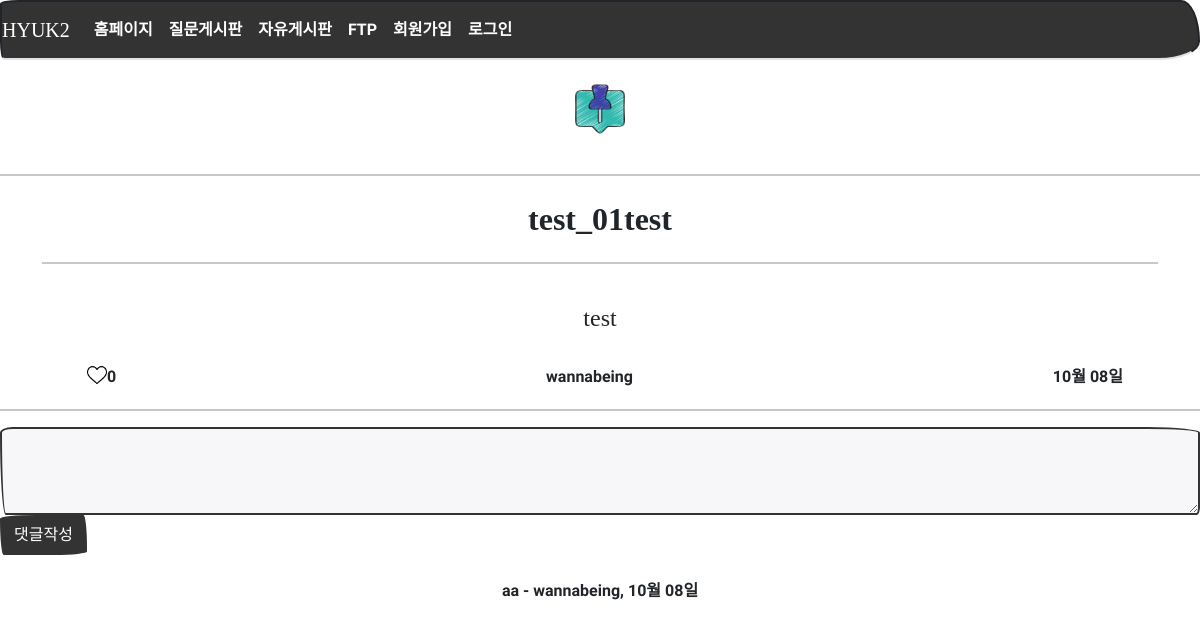
Before: /board/detail/3/ with the older database file.
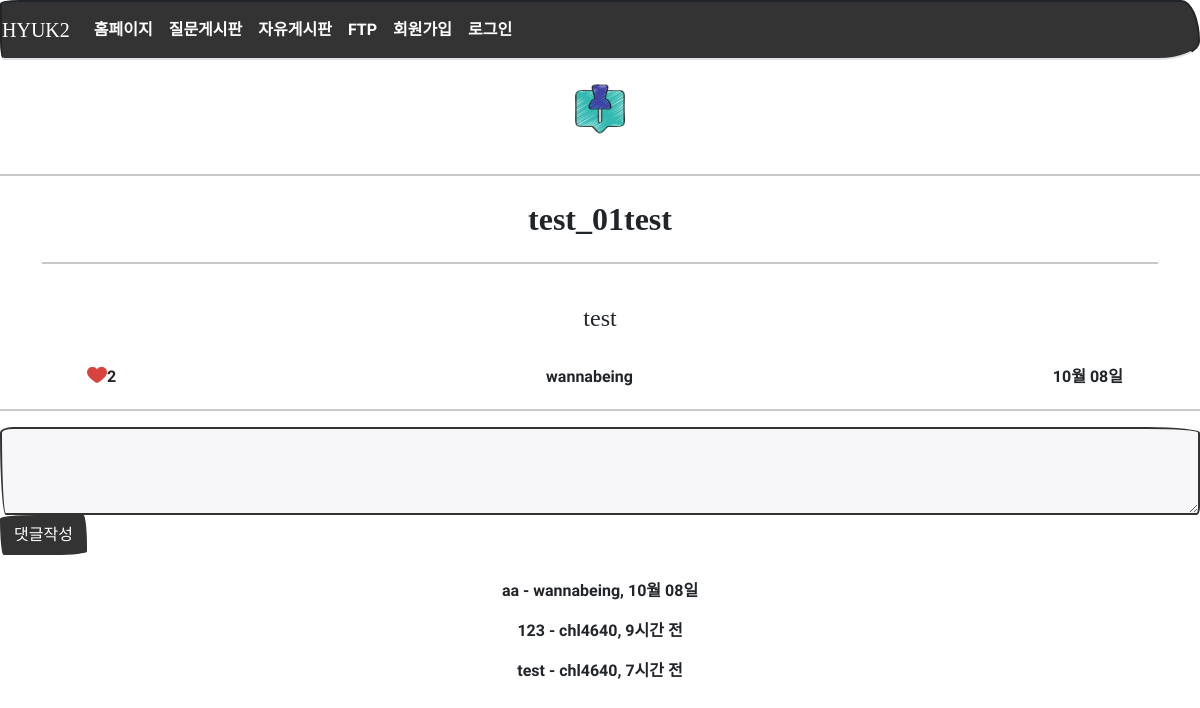
After: the same page with the newer database file.
### models.py (models this page shows)
class Comment(db.Model):
    id = db.Column(db.Integer, primary_key=True)
    user_id = db.Column(db.Integer, db.ForeignKey('user.id', ondelete='CASCADE'), nullable=False)
    user = db.relationship('User', backref=db.backref('comment_set'))
    content = db.Column(db.Text(), nullable=False)
    create_date = db.Column(db.DateTime(), nullable=False)
    modify_date = db.Column(db.DateTime())
    board_id = db.Column(db.Integer, db.ForeignKey('board.id', ondelete='CASCADE'), nullable=True)
    board = db.relationship('Board', backref=db.backref('comment_set'))
    answer_id = db.Column(db.Integer, db.ForeignKey('answer.id', ondelete='CASCADE'), nullable=True)
    answer = db.relationship('Answer', backref=db.backref('comment_set'))
    voter = db.relationship('User', secondary=comment_voter, backref=db.backref('comment_voter_set'))

class User(db.Model):
    id = db.Column(db.Integer, primary_key=True)    # id는 자동으로 증가하는 User 모델의 기본키
    username = db.Column(db.String(150), unique=True, nullable=False)
    password = db.Column(db.String(200), nullable=False)
    name = db.Column(db.String(150), nullable=False)
    email = db.Column(db.String(120), unique=True, nullable=False)

### views/board_views.py (the view)
@bp.route('/detail/<int:board_id>/')
def detail(board_id):
    form = BoardForm()
    board = Board.query.get_or_404(board_id)
    board.hits += 1
    db.session.add(board)
    db.session.commit()
    return render_template('board/board_detail.html', board=board, form=form)

### forms.py
class BoardForm(FlaskForm):
    subject = StringField('제목', validators=[DataRequired('제목을 입력하세용')])
    content = TextAreaField('내용', validators=[DataRequired('내용을 입력하세용')])

### filter.py (called while the page is built)
def format_datetime(value, fmt='%m월 %d일'):
    now = datetime.now()
    time = now - value
    if time < timedelta(minutes=1):
        return '방금 전'
    elif time < timedelta(hours=1):
        return str(int(time.seconds / 60)) + '분 전'
    elif time < timedelta(days=1):
        return str(int(time.seconds / 3600)) + '시간 전'
    elif time < timedelta(days=7):
        time = datetime.now().date() - value.date()
        return str(time.days) + '일 전'
    else:
        return value.strftime(fmt)

### views/login_views.py (called while the page is built)
@bp.before_app_request
def logged_in_user():
    user_id = session.get('user_id')
    if user_id is None:
        g.user = None
    else:
        g.user = User.query.get(user_id)

### templates/board/board_detail.html (shortened to what this page needs)
{% extends 'base.html' %}
{% block content %}
        <div>
  	        <center>
  	            <br>
  	            <img src="{{ url_for('static',filename='images/board.png') }}"
                     width="50" style="margin-left: auto; margin-right: auto; display: block;" />
  	            <br>
  	        <hr width="100%" color="black" />
  	    </div>
<div class="container my-3 text-center">
    <h2 class="py-2" style="font-weight:bolder">{{ board.subject }}</h2>
    <hr width="100%" color="black" /><br>
        <h4>{{ board.content }}</h4> <br>
        <div class="d-flex justify-content-between detail_q_title">
            <div class="d-flex" style="margin: 0px 10px">
                    {% if board.voter %}
                    <a href="#" class="recommend" data-uri="{{ url_for('vote.board', board_id=board.id) }}">
                        <img src="{{ url_for('static',filename='images/after_like.png') }}"
                        width="20" style="margin-left: auto; margin-right: auto; display: block;" />
                    </a>
                    {% else %}
                    <a href="#" class="recommend" data-uri="{{ url_for('vote.board', board_id=board.id) }}">
                        <img src="{{ url_for('static',filename='images/before_like.png') }}"
                        width="20" style="margin-left: auto; margin-right: auto; display: block;" />
                    </a>
                    {% endif %}
                    <div class="bg-light text-center font-weight-bolder mb-1">{{ board.voter|length }}</div>
            </div>
            <div class="d-flex">
            {{ board.user.username }}
            </div>
            <div class="d-flex">
            {% if board.modify_date %}
                <p>{{ board.modify_date|datetime }}(수정)</p>
            {% else %}
                {{ board.create_date|datetime }}
            {% endif %}
            </div>
        </div>
</div>
<hr width="100%" color="black" />
<form action="{{ url_for('comment.create_board', board_id=board.id) }}" method="post" class="my-3">
        <div class="form-group">
            <textarea {% if not g.user %}disabled{% endif %}
                    name="content" id="content" class="form-control" rows="3"></textarea>
        </div>
        <input type="submit" value="댓글작성" class="btn btn-primary center">
    </form>
{% if board.comment_set|length > 0 %}
<div class="my-3 text-center">
    {% for comment in board.comment_set %}
    <div class="py-2">
        <span style="white-space: pre-line;">{{ comment.content }}</span>
        <span>
            - {{ comment.user.username }}, {{ comment.create_date|datetime }}
        </span>
    </div>
    {% endfor %}
</div>
{% endif %}
<br><br>
{% endblock %}

Changed rows visible on the page:
added Comment: content "123", user.username "chl4640", create_date "9시간 전"
added Comment: content "test", user.username "chl4640", create_date "7시간 전"
Other visible differences:
{{ board.voter|length }}: "0" → "2"
